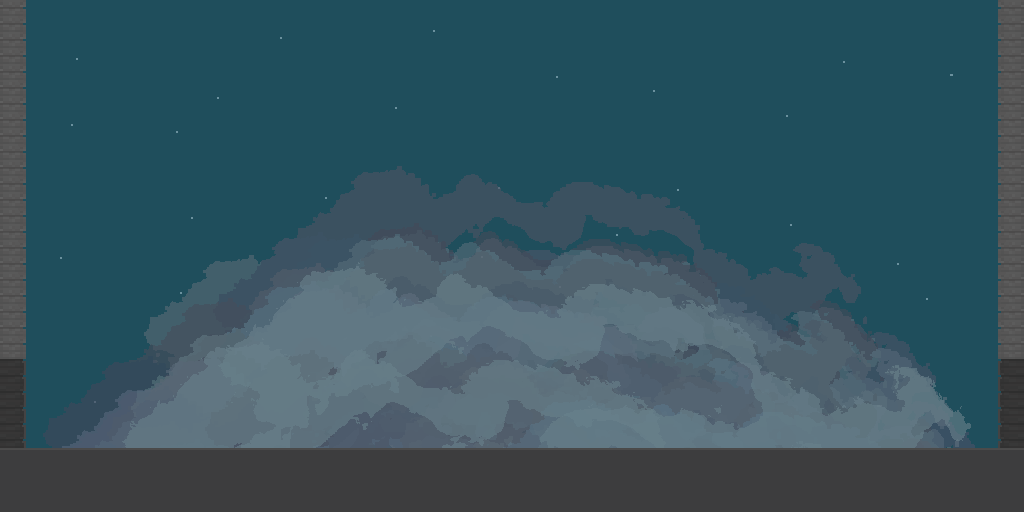

A 2D game scene composited from a Tiled map and its tileset images. What follows is a short description and the map's XML, with each tile layer's data collapsed to a summary:
An orthogonal 32x16 tile map with 32x32 px tiles, 4 tile layers (bg, ground, Tile Layer 2, Tile Layer 5), 1 hidden layer not drawn, 2 tilesets, 2 image layers and 6 objects (2x me.LevelEntity, player, EnemyEntity, SpikeEntity, TextEntity).

<map version="1.0" orientation="orthogonal" width="32" height="16" tilewidth="32" tileheight="32" backgroundcolor="#1f4e5c">
 <tileset firstgid="1" name="tileset01" tilewidth="32" tileheight="32">
  <image source="tileset01.png" width="288" height="256" />
 </tileset>
 <tileset firstgid="73" name="metatiles32x32" tilewidth="32" tileheight="32">
  <image source="metatiles32x32.png" width="160" height="32" />
  <tile id="0">
   <properties>
    <property name="type" value="solid" />
   </properties>
  </tile>
  <tile id="1">
   <properties>
    <property name="type" value="platform" />
   </properties>
  </tile>
 </tileset>
 <imagelayer name="parallax_02" width="32" height="16">
  <image source="stars.png" />
  <properties>
   <property name="ratio" value="0.15" />
  </properties>
 </imagelayer>
 <imagelayer name="parralax_01" width="32" height="16">
  <image source="clouds.png" />
  <properties>
   <property name="ratio" value="1.5" />
  </properties>
 </imagelayer>
 <layer name="bg" width="32" height="16">
  <data>[512 cells, 0 non-empty, 0 distinct tile ids]</data>
 </layer>
 <layer name="ground" width="32" height="16">
  <data>[512 cells, 65 non-empty, 3 distinct tile ids]</data>
 </layer>
 <layer name="Tile Layer 2" width="32" height="16">
  <data>[512 cells, 27 non-empty, 4 distinct tile ids]</data>
 </layer>
 <layer name="Tile Layer 5" width="32" height="16">
  <data>[512 cells, 0 non-empty, 0 distinct tile ids]</data>
 </layer>
 <layer name="collision" width="32" height="16" visible="0">
  <data>[512 cells, 54 non-empty, 1 distinct tile ids]</data>
 </layer>
 <objectgroup name="objects" width="32" height="16">
  <object name="player" x="196" y="231" width="32" height="32">
   <properties>
    <property name="image" value="orange" />
   </properties>
  </object>
  <object name="EnemyEntity" x="412" y="116" width="228" height="40">
   <properties>
    <property name="image" value="rot" />
   </properties>
  </object>
  <object name="SpikeEntity" x="220" y="304" width="32" height="32" />
  <object name="TextEntity" x="269" y="152" width="32" height="32">
   <properties>
    <property name="once" value="false" />
    <property name="text" value="Sign: Welcome to the end!" />
   </properties>
  </object>
  <object name="me.LevelEntity" x="0" y="352" width="32" height="96">
   <properties>
    <property name="duration" value="250" />
    <property name="fade" value="#000000" />
    <property name="to" value="level01" />
   </properties>
  </object>
  <object name="me.LevelEntity" x="993" y="351" width="32" height="96">
   <properties>
    <property name="duration" value="250" />
    <property name="fade" value="#000000" />
   </properties>
  </object>
 </objectgroup>
</map>
